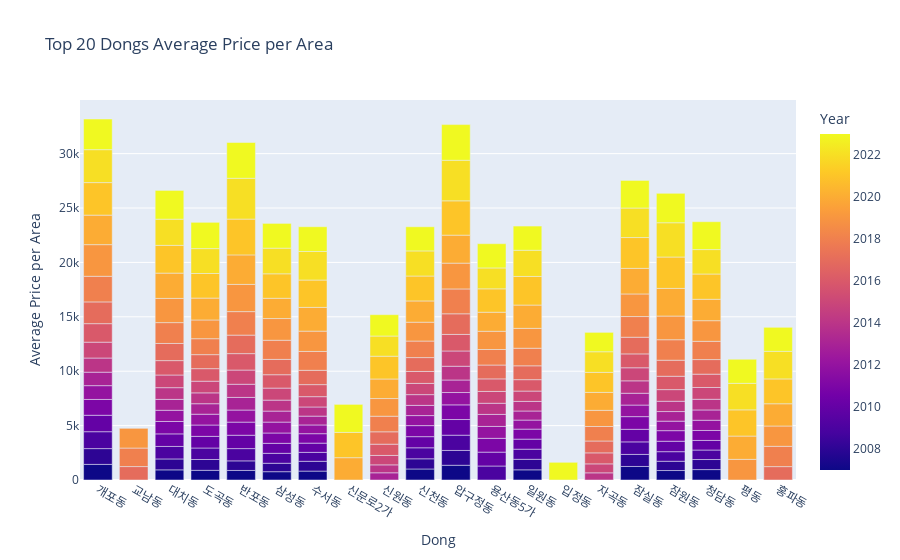

The code cell stored with this chart in its notebook:
### Code cell
mean_prices = grouped_data.groupby('동')['평균가격'].mean().reset_index()

# 상위 20개 동 선택
top_20_dongs = mean_prices.nlargest(20, '평균가격')
top_20_data = grouped_data[grouped_data['동'].isin(top_20_dongs['동'])]

# plotly로 막대 그래프 그리기
fig = px.bar(top_20_data, x='동', y='평균가격', color='계약연도', barmode='group',
             title='Top 20 Dongs Average Price per Area',
             labels={'평균가격': 'Average Price per Area', '동': 'Dong', '계약연도': 'Year'})

# 그래프를 브라우저에서 표시
fig.show()

### Figure 1 — Plotly figure (JSON) as saved in the notebook; plotly's stock layout.template omitted (floating-point values rounded to 4 significant figures; data arrays with more than 128 entries replaced by an {"elided": "..."} marker saying what was removed)
{"data": [{"alignmentgroup": "True", "hovertemplate": "Dong=%{x}<br>Average Price per Area=%{y}<br>Year=%{marker.color}<extra></extra>", "legendgroup": "", "marker": {"color": {"elided": "259 int values"}, "coloraxis": "coloraxis", "pattern": {"shape": ""}}, "name": "", "offsetgroup": "", "orientation": "v", "showlegend": false, "textposition": "auto", "type": "bar", "x": {"elided": "259 str values"}, "xaxis": "x", "y": {"elided": "259 float values"}, "yaxis": "y"}], "layout": {"barmode": "group", "coloraxis": {"colorbar": {"title": {"text": "Year"}}, "colorscale": [[0, "#0d0887"], [0.1111, "#46039f"], [0.2222, "#7201a8"], [0.3333, "#9c179e"], [0.4444, "#bd3786"], [0.5556, "#d8576b"], [0.6667, "#ed7953"], [0.7778, "#fb9f3a"], [0.8889, "#fdca26"], [1, "#f0f921"]]}, "legend": {"tracegroupgap": 0}, "title": {"text": "Top 20 Dongs Average Price per Area"}, "xaxis": {"anchor": "y", "domain": [0, 1], "title": {"text": "Dong"}}, "yaxis": {"anchor": "x", "domain": [0, 1], "title": {"text": "Average Price per Area"}}}}
